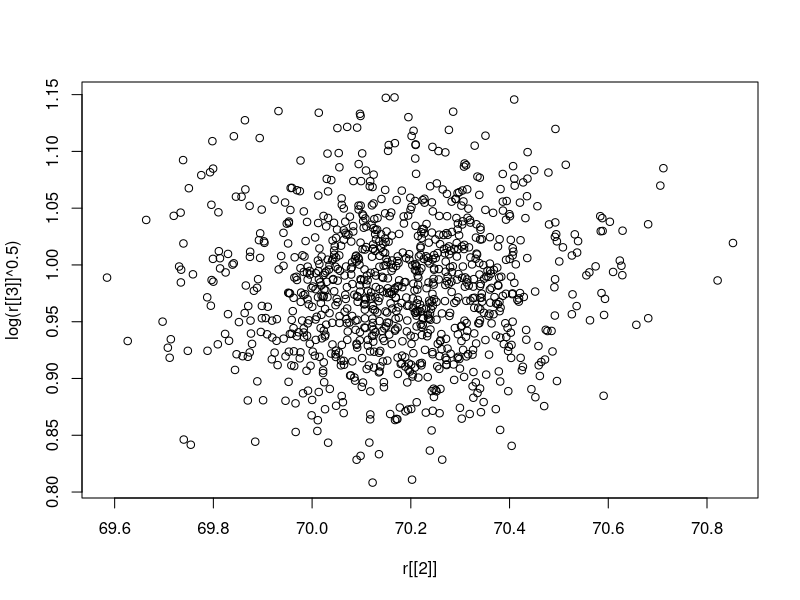

Reproduce this figure in R.
library(LearnBayes)
set.seed(123)
jieduan <- function(m){
  rnormt = function(n, mu, sigma, lo, hi) {
    p = pnorm(c(lo, hi), mu, sigma)
    return(mu + sigma * qnorm(runif(n) * (p[2] - p[1]) + 
                                p[1]))
  }
  x <- c(rep(65, 14), rep(67, 30), rep(69, 49), rep(71, 70), rep(73, 33), rep(75, 15))
  mu <- 71
  sigma2 <- 2
  Mu <- array(1, c(m, 1))
  Sigma2 <- array(1, c(m, 1))
  X1 <- array(1, c(m, length(x)))
  for (i in 1:m){
    x1 <- rnormt(14, mu, sigma2^0.5, -Inf, 66)
    x2 <- rnormt(30, mu, sigma2^0.5, 66, 68)
    x3 <- rnormt(49, mu, sigma2^0.5, 68, 70)
    x4 <- rnormt(70, mu, sigma2^0.5, 70, 72)
    x5 <- rnormt(33, mu, sigma2^0.5, 72, 74)
    x6 <- rnormt(15, mu, sigma2^0.5, 74, Inf)
    x <- c(x1, x2, x3, x4, x5, x6)
    mu <- rnorm(1, mean(x), (sigma2/length(x))^0.5)
    sigma2 <- rigamma(1, length(x)/2, sum((x-mu)^2)/2)
    X1[i, ] <- x
    Mu[i] <- mu
    Sigma2[i] <- sigma2
  }
  par <- list(x1 = X1, mu = Mu, sigma2 = Sigma2)
  return(par)
}

r <- jieduan(1000)
plot(r[[2]], log(r[[3]]^0.5))
mean(r[[2]])
mean(log(r[[3]]^0.5))
sd(r[[2]])
sd(log(r[[3]]^0.5))
